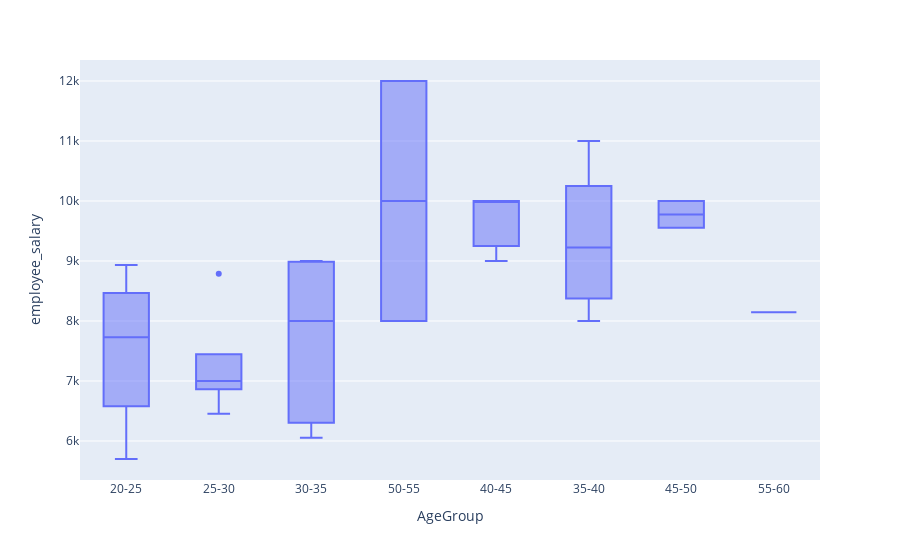

The notebook cell this image was saved under:
### Code cell
import plotly.express as px
 
# df = px.data.tips()
 
fig = px.box(employee, x = "AgeGroup", y="employee_salary")
fig.show()

### Figure 1 — Plotly figure (JSON) as saved in the notebook; plotly's stock layout.template omitted (floating-point values rounded to 4 significant figures)
{"data": [{"alignmentgroup": "True", "hovertemplate": "AgeGroup=%{x}<br>employee_salary=%{y}<extra></extra>", "legendgroup": "", "marker": {"color": "#636efa"}, "name": "", "notched": false, "offsetgroup": "", "orientation": "v", "showlegend": false, "type": "box", "x": ["20-25", "25-30", "25-30", "30-35", "50-55", "50-55", "30-35", "40-45", "30-35", "20-25", "25-30", "35-40", "35-40", "20-25", "35-40", "40-45", "25-30", "35-40", "45-50", "45-50", "30-35", "35-40", "55-60", "30-35", "40-45", "20-25", "25-30"], "x0": " ", "xaxis": "x", "y": [7458, 6453, 8788, 8986, 8000, 12000, 6055, 10000, 9000, 8933, 7000, 10000, 8000, 8000, 9227, 9000, 7000, 11000, 9554, 10000, 8000, 8500, 8144, 6386, 10000, 5700, 7000], "y0": " ", "yaxis": "y"}], "layout": {"boxmode": "group", "legend": {"tracegroupgap": 0}, "margin": {"t": 60}, "xaxis": {"anchor": "y", "domain": [0, 1], "title": {"text": "AgeGroup"}}, "yaxis": {"anchor": "x", "domain": [0, 1], "title": {"text": "employee_salary"}}}}
